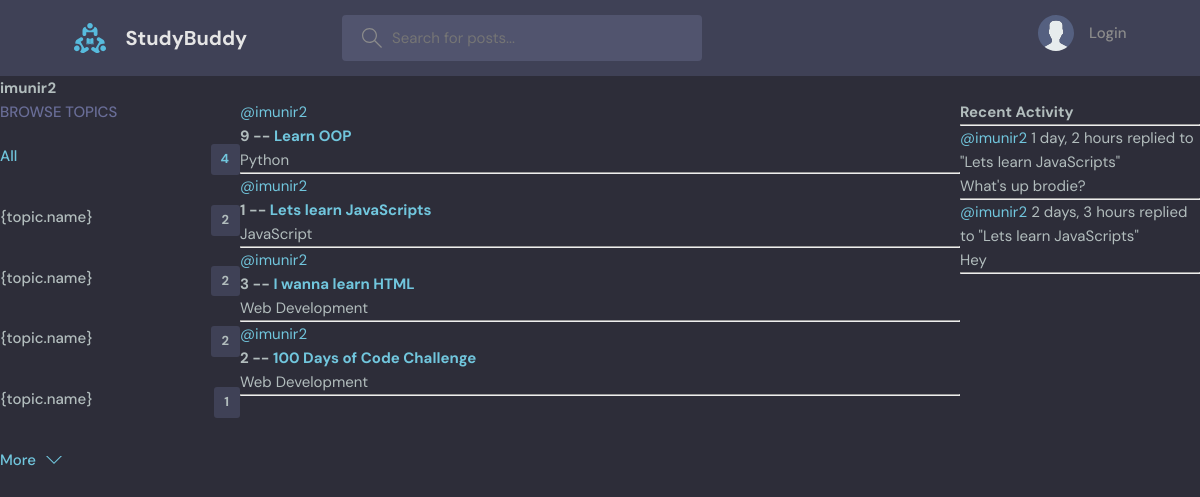
Page /profile/1/ on the committed database.
### base/models.py (models this page shows, shortened)
class Topic(models.Model):
    name = models.CharField(max_length=200)

class Room(models.Model):
    host = models.ForeignKey(User, on_delete=models.SET_NULL, null=True)
    topic = models.ForeignKey(Topic, on_delete=models.SET_NULL, null=True)
    name = models.CharField(max_length=200)
    description = models.TextField(null=True, blank=True)
    participants = models.ManyToManyField(User, related_name='participants', blank=True)
    updated = models.DateTimeField(auto_now=True)
    created = models.DateTimeField(auto_now_add=True)
    class Meta:
        ordering = ['-updated', '-created']
    def __str__(self):
        return self.name

class Message(models.Model):
    user = models.ForeignKey(User, on_delete=models.CASCADE)
    room = models.ForeignKey(Room, on_delete=models.CASCADE)
    body = models.TextField()
    updated = models.DateTimeField(auto_now=True)
    created = models.DateTimeField(auto_now_add=True)
    class Meta:
        ordering = ['-updated', '-created']
    def __str__(self):
        return self.body[0:50]

### base/views.py (the view)
# urls.py: path('profile/<str:pk>/', views.userProfile, name='user-profile'),
def userProfile(request, pk):
    user = User.objects.get(id=pk)
    rooms = user.room_set.all()
    room_messages = user.message_set.all()
    topics = Topic.objects.all()
    context = {'user': user, 'rooms': rooms,
            'room_messages': room_messages, 'topics': topics}
    return render(request, 'base/profile.html', context)

### base/templates/base/profile.html (shortened to what this page needs)
{% extends 'main.html' %}
{% block content %}
<h1>{{user.username}}</h1>
<div class="profile-container">
    <div>
        {% include 'base/topics_component.html' %}
    </div>
    <div>
        {% include 'base/feed_component.html' %}
    </div>
    <div>
        {% include 'base/activity_component.html' %}
    </div>
</div>
{% endblock content %}

### base/templates/base/topics_component.html
<div class="topics">
    <div class="topics__header">
      <h2>Browse Topics</h2>
    </div>
    <ul class="topics__list">
      <li>
        <a href="{% url 'home' %}" class="active">All <span>{{topics.count}}</span></a>
      </li>
      {% for topic in topics %}
      <li>
        <a href="{% url 'home' %}?q={{topic.name}}">{topic.name}<span>{{topic.room_set.count}}</span></a>
      </li>
      {% endfor %}
    </ul>
    <a class="btn btn--link" href="topics.html">
      More
      <svg version="1.1" xmlns="http://www.w3.org/2000/svg" width="32" height="32" viewBox="0 0 32 32">
        <title>chevron-down</title>
        <path d="M16 21l-13-13h-3l16 16 16-16h-3l-13 13z"></path>
      </svg>
    </a>
  </div>

### base/templates/base/feed_component.html (shortened to what this page needs)
{% for room in rooms %}
<div>
    <a href="{% url 'user-profile' room.host.id %}">@{{room.host.username}}</a>
    <h5>{{room.id}} -- <a href="{% url 'room' room.id %}">{{room.name}}</a></h5>
    <small>{{room.topic.name}}</small>
    <hr>
</div>
{% endfor %}

### base/templates/base/activity_component.html (shortened to what this page needs)
<h3>Recent Activity</h3>
<hr>
{% for message in room_messages %}
<div>
    <small><a href="{% url 'user-profile' message.user.id %}">@{{message.user}}</a> {{message.created|timesince}}</small>
    <small>replied to "{{message.room}}"</small>
    <p>{{message}}</p>
    <hr>
</div>
{% endfor %}

### static/styles/style.css (style rules this page uses)
:root { --color-main: #71c6dd; --color-main-light: #e1f6fb; --color-dark: #3f4156; --color-dark-medium: #51546e; --color-dark-light: #696d97; --color-light: #e5e5e5; --color-gray: #8b8b8b; --color-light-gray: #b2bdbd; --color-bg: #2d2d39; --color-success: #5dd693; --color-error: #fc4b0b; }
* { font-family: "DM Sans", -apple-system, BlinkMacSystemFont, "Segoe UI", Roboto, Oxygen, Ubuntu, Cantarell, "Open Sans", "Helvetica Neue", sans-serif; margin: 0; padding: 0; box-sizing: border-box; text-rendering: optimizeLegibility; font-size: inherit; }
html { font-size: 56.25%; }
@media only screen and (min-width: 1200px) { html { font-size: 62.5%; } }
body { line-height: 1.6; font-weight: 400; font-size: 1.5rem; color: var(--color-light-gray); background-color: var(--color-bg); min-height: 100vh; }
a { display: inline-block; color: var(--color-main); text-decoration: none; }
.btn { background-color: transparent; border: none; display: inline-flex; align-items: center; gap: 1rem; cursor: pointer; transition: all ease-in-out 0.3s; padding: 1rem 2rem; border-radius: 5px; box-shadow: 1px 1px 3px 1px rgba(0, 0, 0, 0.15); font-weight: 500; }
.btn--link { border-radius: 0; padding: 0; color: var(--color-main); box-shadow: none; }
.btn > svg { fill: currentColor; width: 1.6rem; height: 1.6rem; }
.topics__header { margin-bottom: 2rem; }
.topics__header h2 { text-transform: uppercase; font-weight: 500; color: var(--color-dark-light); }
.topics__list { list-style: none; }
.topics__list li a { display: flex; justify-content: space-between; margin-bottom: 3rem; font-weight: 500; color: var(--color-light-gray); transition: all 0.3s ease-in-out; }
.topics__list li a.active, .topics__list li a:hover { color: var(--color-main); }
.topics__list li a span { padding: 0.5rem 1rem; background-color: var(--color-dark); border-radius: 3px; font-size: 1.3rem; font-weight: 700; letter-spacing: 1px; }

### base/templates/base/profile.html (style rules this page uses)
.profile-container { display: grid; grid-template-columns: 1fr 3fr 1fr; }

### rows in the picture
Topic: room_set.count "2"
Topic: room_set.count "2"
Topic: room_set.count "2"
Topic: room_set.count "1"
Room: host.username "imunir2", id "9", name "Learn OOP", topic.name "Python"
Room: host.username "imunir2", id "1", name "Lets learn JavaScripts", topic.name "JavaScript"
Room: host.username "imunir2", id "3", name "I wanna learn HTML", topic.name "Web Development"
Room: host.username "imunir2", id "2", name "100 Days of Code Challenge", topic.name "Web Development"
Message: user "imunir2", created "1 day, 2 hours", room "Lets learn JavaScripts", body "What's up brodie?"
Message: user "imunir2", created "2 days, 3 hours", room "Lets learn JavaScripts", body "Hey"

### other values in the picture
{{ user.username }} "imunir2"
{{ topics.count }} "4"
